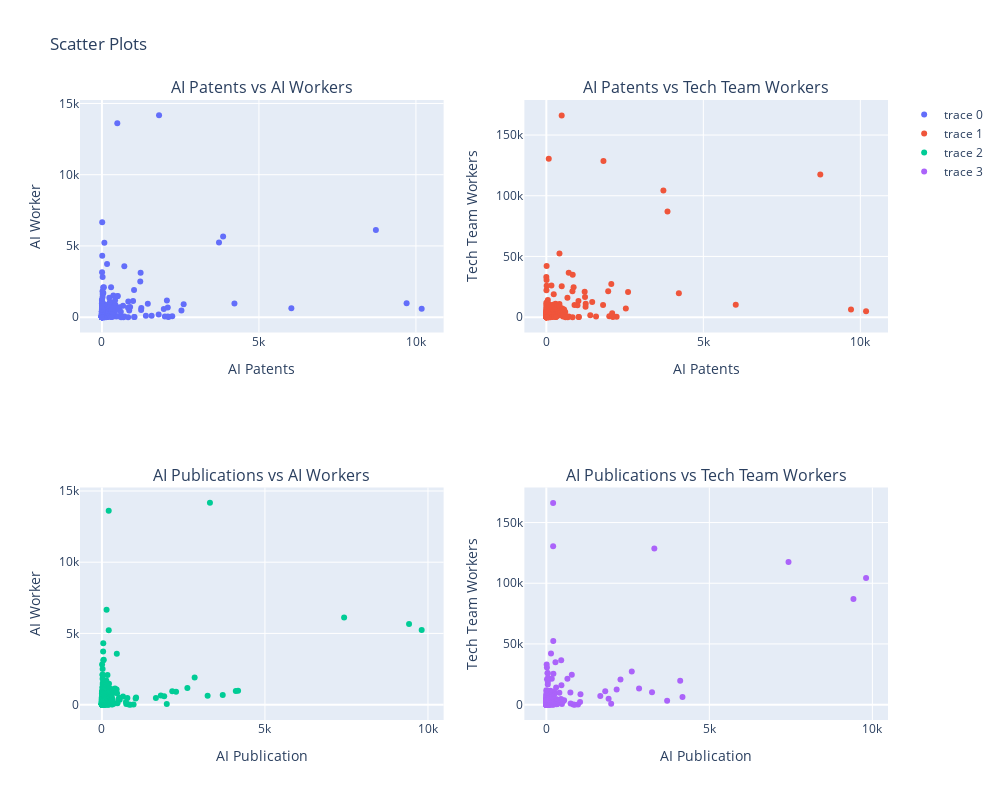

Here is the notebook cell this chart was saved with:
### Code cell
# Scateer Plots

fig = make_subplots(rows=2, cols=2, 
                    subplot_titles=("AI Patents vs AI Workers", 
                                    "AI Patents vs Tech Team Workers", 
                                    "AI Publications vs AI Workers", 
                                    "AI Publications vs Tech Team Workers"))

fig.add_trace(
    go.Scatter(x=df["AI patents"], y=df["Workforce_AI_workers"], mode='markers'),
    row=1, col=1
)

fig.add_trace(
    go.Scatter(x=df["AI patents"], y=df["Workforce_Tech_Team_Workers"], mode='markers'),
    row=1, col=2
)

fig.add_trace(
    go.Scatter(x=df["AI_Publications"], y=df["Workforce_AI_workers"], mode='markers'),
    row=2, col=1
)

fig.add_trace(
    go.Scatter(x=df["AI_Publications"], y=df["Workforce_Tech_Team_Workers"], mode='markers'),
    row=2, col=2
)   

# Labeling Axis
fig['layout']['xaxis']['title']='AI Patents'
fig['layout']['yaxis']['title']='AI Worker'
fig['layout']['xaxis2']['title']='AI Patents'
fig['layout']['yaxis2']['title']='Tech Team Workers'
fig['layout']['xaxis3']['title']='AI Publication'
fig['layout']['yaxis3']['title']='AI Worker'
fig['layout']['xaxis4']['title']='AI Publication'
fig['layout']['yaxis4']['title']='Tech Team Workers'

fig.update_layout(height=800, width=1000, title_text="Scatter Plots")
fig.show()

### Figure 1 — Plotly figure (JSON) as saved in the notebook; plotly's stock layout.template omitted (floating-point values rounded to 4 significant figures; data arrays with more than 128 entries replaced by an {"elided": "..."} marker saying what was removed)
{"data": [{"mode": "markers", "type": "scatter", "x": {"elided": "678 int values"}, "xaxis": "x", "y": {"elided": "678 int values"}, "yaxis": "y"}, {"mode": "markers", "type": "scatter", "x": {"elided": "678 int values"}, "xaxis": "x2", "y": {"elided": "678 int values"}, "yaxis": "y2"}, {"mode": "markers", "type": "scatter", "x": {"elided": "678 int values"}, "xaxis": "x3", "y": {"elided": "678 int values"}, "yaxis": "y3"}, {"mode": "markers", "type": "scatter", "x": {"elided": "678 int values"}, "xaxis": "x4", "y": {"elided": "678 int values"}, "yaxis": "y4"}], "layout": {"annotations": [{"font": {"size": 16}, "showarrow": false, "text": "AI Patents vs AI Workers", "x": 0.225, "xanchor": "center", "xref": "paper", "y": 1, "yanchor": "bottom", "yref": "paper"}, {"font": {"size": 16}, "showarrow": false, "text": "AI Patents vs Tech Team Workers", "x": 0.775, "xanchor": "center", "xref": "paper", "y": 1, "yanchor": "bottom", "yref": "paper"}, {"font": {"size": 16}, "showarrow": false, "text": "AI Publications vs AI Workers", "x": 0.225, "xanchor": "center", "xref": "paper", "y": 0.375, "yanchor": "bottom", "yref": "paper"}, {"font": {"size": 16}, "showarrow": false, "text": "AI Publications vs Tech Team Workers", "x": 0.775, "xanchor": "center", "xref": "paper", "y": 0.375, "yanchor": "bottom", "yref": "paper"}], "height": 800, "title": {"text": "Scatter Plots"}, "width": 1000, "xaxis": {"anchor": "y", "domain": [0, 0.45], "title": {"text": "AI Patents"}}, "xaxis2": {"anchor": "y2", "domain": [0.55, 1], "title": {"text": "AI Patents"}}, "xaxis3": {"anchor": "y3", "domain": [0, 0.45], "title": {"text": "AI Publication"}}, "xaxis4": {"anchor": "y4", "domain": [0.55, 1], "title": {"text": "AI Publication"}}, "yaxis": {"anchor": "x", "domain": [0.625, 1], "title": {"text": "AI Worker"}}, "yaxis2": {"anchor": "x2", "domain": [0.625, 1], "title": {"text": "Tech Team Workers"}}, "yaxis3": {"anchor": "x3", "domain": [0, 0.375], "title": {"text": "AI Worker"}}, "yaxis4": {"anchor": "x4", "domain": [0, 0.375], "title": {"text": "Tech Team Workers"}}}}
